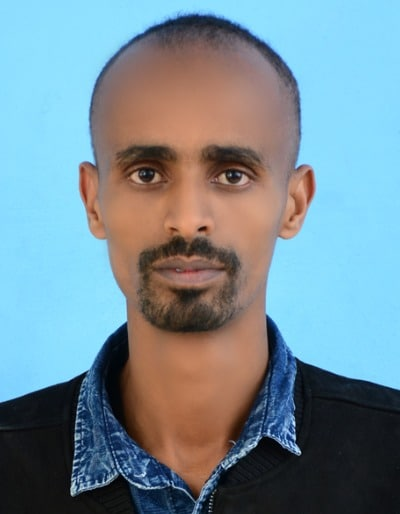
#> input picture python_code/goshu.jpg, 400 x 514 px
$ python 'goshu_image_compression(SVD).py'
#> lines starting #> are read from the running program, lines starting #| are printed output that depends on the picture
#!/usr/bin/env python
# coding: utf-8

# In[1]:


from matplotlib.image import imread
import matplotlib.pyplot as plt
import numpy as np
import os
plt.rcParams['figure.figsize'] = [16, 8]


# In[2]:


A = imread('goshu.jpg') # os.path.join('..','DATA',
#> A is the input picture: shape (514, 400, 3); mean R, G, B 117, 139.4, 149.8
X = np.mean(A, -1); # Convert RGB to grayscale
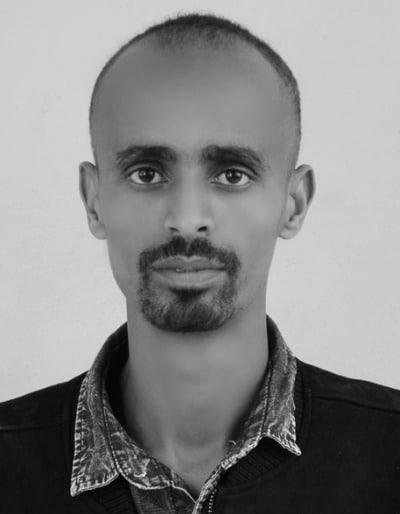
#> X: shape (514, 400) float64; min 0.333, max 234.7, mean 135.4

img = plt.imshow(X)
img.set_cmap('gray')
plt.axis('off')
plt.show()


# In[3]:


U, S, VT = np.linalg.svd(X,full_matrices=False)
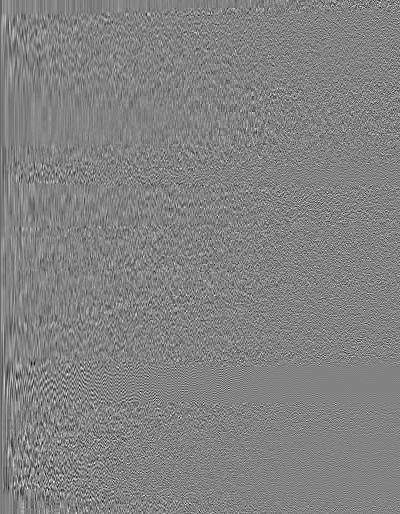
#> U: shape (514, 400) float64; min -0.279, max 0.266, mean -0.000189; drawn with min black and max white
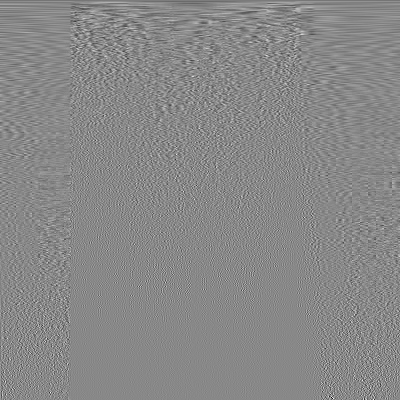
#> VT: shape (400, 400) float64; min -0.437, max 0.379, mean -0.000119; drawn with min black and max white
#> S = 400 values, max 66970.6 at index 0, min 0.459 at index 399, mean 418.8
S = np.diag(S)

j = 0
for r in (5, 20, 100):
    # Construct approximate image
    Xapprox = U[:,:r] @ S[0:r,:r] @ VT[:r,:]
    plt.figure(j+1)
    j += 1
    img = plt.imshow(Xapprox)
    img.set_cmap('gray')
    plt.axis('off')
    plt.title('r = ' + str(r))
    plt.show()
#> this loop made 3 passes
#> pass 1, `Xapprox = U[:,:r] @ S[0:r,:r] @ VT[:r,:]`:
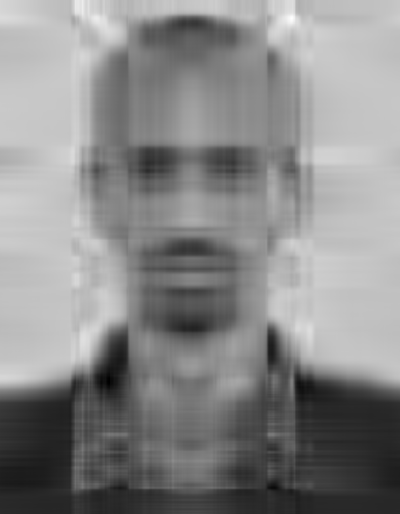
#> Xapprox: shape (514, 400) float64; min -28.37, max 276.1, mean 135.5; drawn with min black and max white
#> pass 3, `Xapprox = U[:,:r] @ S[0:r,:r] @ VT[:r,:]`:
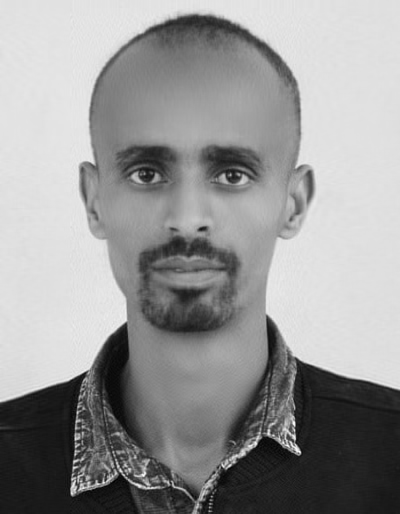
#> Xapprox: shape (514, 400) float64; min -6.34, max 233.5, mean 135.4; drawn with min black and max white
#> after the loop, j = 3


# In[4]:


## f_ch01_ex02_2

plt.figure(1)
plt.semilogy(np.diag(S))
plt.title('Singular Values')
plt.show()
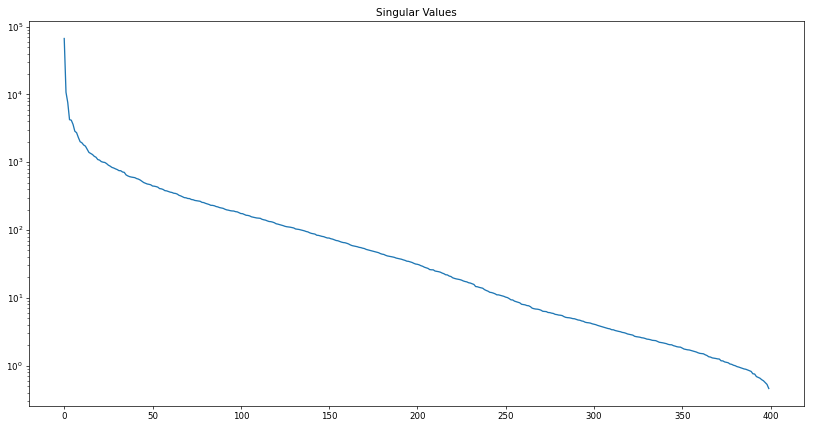
#> figure drawn by matplotlib, 1 panel; curve peaks at x = 0, y = 66970.6

plt.figure(2)
plt.plot(np.cumsum(np.diag(S))/np.sum(np.diag(S)))
plt.title('Singular Values: Cumulative Sum')
plt.show()
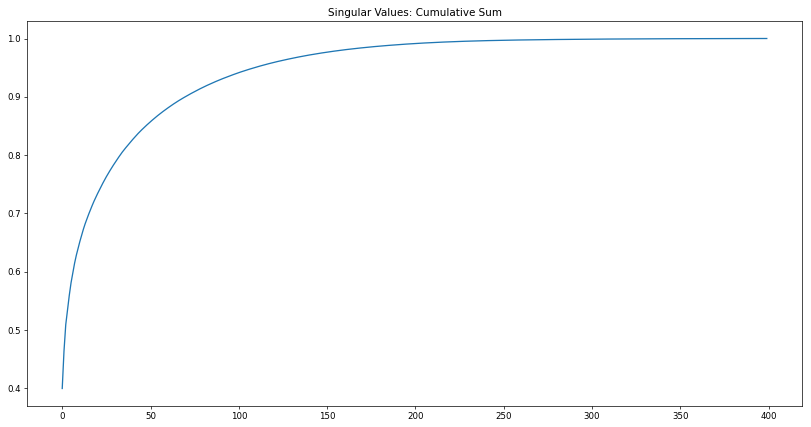
#> figure drawn by matplotlib, 1 panel; curve peaks at x = 399, y = 1


# In[ ]:
